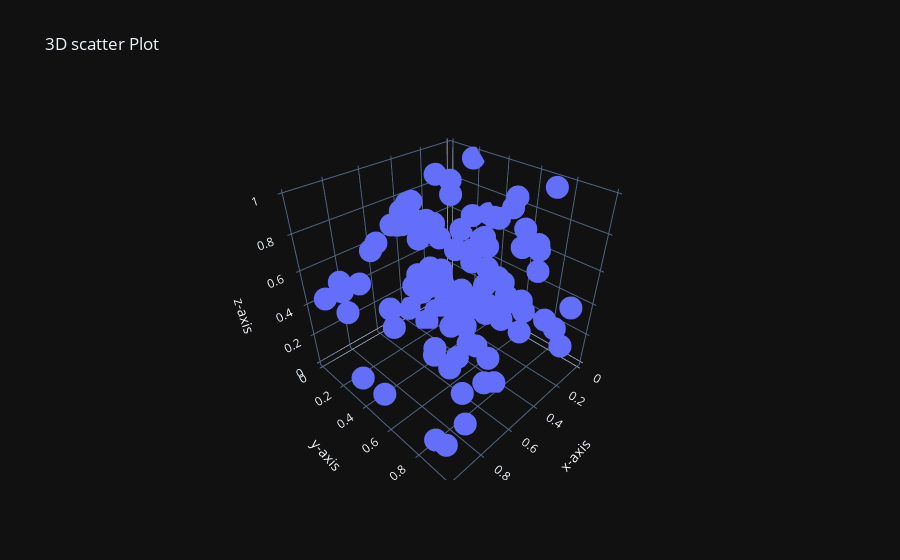

Source (notebook cell):
### Code cell
a = np.random.rand(100)
b = np.random.rand(100)
c = np.random.uniform(0,1,100)
px.scatter_3d(
    x=a,
    y=b,
    z=c,
    title='3D scatter Plot',
    labels={'x':'x-axis','y':'y-axis','z':'z-axis'},
    template='plotly_dark'
    
)
